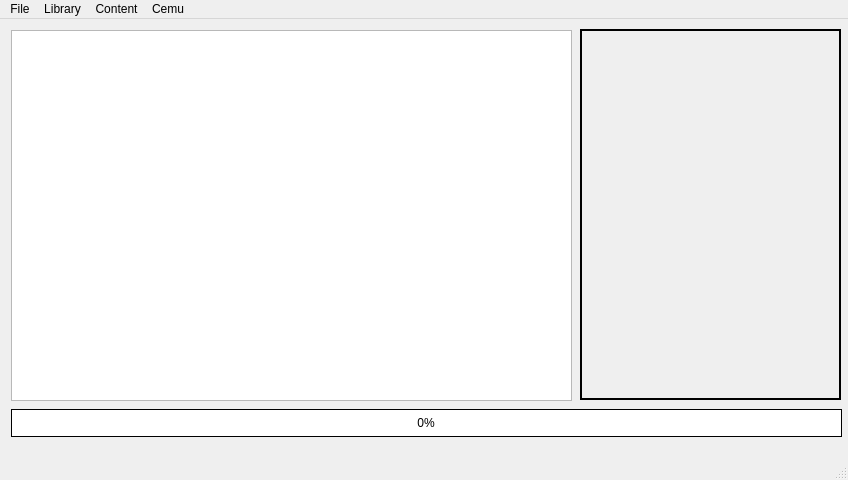
<?xml version="1.0" encoding="UTF-8"?>
<ui version="4.0">
 <class>MainWindow</class>
 <widget class="QMainWindow" name="MainWindow">
  <property name="geometry">
   <rect>
    <x>0</x>
    <y>0</y>
    <width>848</width>
    <height>480</height>
   </rect>
  </property>
  <property name="minimumSize">
   <size>
    <width>848</width>
    <height>480</height>
   </size>
  </property>
  <property name="maximumSize">
   <size>
    <width>848</width>
    <height>480</height>
   </size>
  </property>
  <property name="windowTitle">
   <string>MapleSeed++</string>
  </property>
  <property name="autoFillBackground">
   <bool>false</bool>
  </property>
  <property name="unifiedTitleAndToolBarOnMac">
   <bool>false</bool>
  </property>
  <widget class="QWidget" name="centralwidget">
   <widget class="QProgressBar" name="progressBar">
    <property name="geometry">
     <rect>
      <x>11</x>
      <y>390</y>
      <width>831</width>
      <height>28</height>
     </rect>
    </property>
    <property name="autoFillBackground">
     <bool>false</bool>
    </property>
    <property name="styleSheet">
     <string notr="true">QProgressBar {
border: 1px solid black;
text-align: center;
padding: 1px;
width: 15px;
}

QProgressBar::chunk {
background-color: #cd9bff;
border: 1px solid black;
}</string>
    </property>
    <property name="value">
     <number>0</number>
    </property>
    <property name="alignment">
     <set>Qt::AlignCenter</set>
    </property>
    <property name="textVisible">
     <bool>true</bool>
    </property>
    <property name="orientation">
     <enum>Qt::Horizontal</enum>
    </property>
    <property name="invertedAppearance">
     <bool>false</bool>
    </property>
    <property name="textDirection">
     <enum>QProgressBar::TopToBottom</enum>
    </property>
    <property name="format">
     <string>%p%</string>
    </property>
   </widget>
   <widget class="QListWidget" name="listWidget">
    <property name="geometry">
     <rect>
      <x>11</x>
      <y>11</y>
      <width>561</width>
      <height>371</height>
     </rect>
    </property>
   </widget>
   <widget class="QLabel" name="label">
    <property name="geometry">
     <rect>
      <x>580</x>
      <y>10</y>
      <width>261</width>
      <height>371</height>
     </rect>
    </property>
    <property name="minimumSize">
     <size>
      <width>0</width>
      <height>0</height>
     </size>
    </property>
    <property name="frameShape">
     <enum>QFrame::Box</enum>
    </property>
    <property name="frameShadow">
     <enum>QFrame::Plain</enum>
    </property>
    <property name="lineWidth">
     <number>2</number>
    </property>
    <property name="midLineWidth">
     <number>0</number>
    </property>
    <property name="text">
     <string/>
    </property>
    <property name="scaledContents">
     <bool>true</bool>
    </property>
   </widget>
  </widget>
  <widget class="QMenuBar" name="menubar">
   <property name="geometry">
    <rect>
     <x>0</x>
     <y>0</y>
     <width>848</width>
     <height>26</height>
    </rect>
   </property>
   <widget class="QMenu" name="menuFile">
    <property name="title">
     <string>File</string>
    </property>
    <widget class="QMenu" name="menuLog">
     <property name="enabled">
      <bool>false</bool>
     </property>
     <property name="title">
      <string>Log</string>
     </property>
     <addaction name="actionVerbose"/>
    </widget>
    <widget class="QMenu" name="menuConfig">
     <property name="enabled">
      <bool>true</bool>
     </property>
     <property name="title">
      <string>Config</string>
     </property>
     <addaction name="actionConfigTemporary"/>
     <addaction name="actionConfigPersistent"/>
    </widget>
    <addaction name="menuLog"/>
    <addaction name="menuConfig"/>
    <addaction name="separator"/>
    <addaction name="actionQuit"/>
   </widget>
   <widget class="QMenu" name="menuGame_Library">
    <property name="title">
     <string>Library</string>
    </property>
    <addaction name="actionChange_Library"/>
   </widget>
   <widget class="QMenu" name="menuContent">
    <property name="title">
     <string>Content</string>
    </property>
    <widget class="QMenu" name="menuDownload">
     <property name="title">
      <string>Download</string>
     </property>
     <addaction name="actionDownload_Title"/>
     <addaction name="actionUpdate"/>
     <addaction name="actionDLC"/>
    </widget>
    <addaction name="actionDecrypt_Content"/>
    <addaction name="menuDownload"/>
   </widget>
   <widget class="QMenu" name="menuCemu">
    <property name="title">
     <string>Cemu</string>
    </property>
    <widget class="QMenu" name="menuSave_Data">
     <property name="title">
      <string>Save Data</string>
     </property>
     <addaction name="actionBackup"/>
     <addaction name="actionImport"/>
    </widget>
    <addaction name="actionIntegrateCemu"/>
    <addaction name="menuSave_Data"/>
   </widget>
   <addaction name="menuFile"/>
   <addaction name="menuGame_Library"/>
   <addaction name="menuContent"/>
   <addaction name="menuCemu"/>
  </widget>
  <widget class="QStatusBar" name="statusbar"/>
  <action name="actionQuit">
   <property name="text">
    <string>Quit</string>
   </property>
   <property name="toolTip">
    <string>Exit the program</string>
   </property>
   <property name="shortcut">
    <string>Ctrl+Q</string>
   </property>
  </action>
  <action name="actionChange_Library">
   <property name="text">
    <string>Change</string>
   </property>
   <property name="toolTip">
    <string>Change the current games location</string>
   </property>
   <property name="shortcut">
    <string>Ctrl+L</string>
   </property>
  </action>
  <action name="actionDownload_Title">
   <property name="text">
    <string>Title</string>
   </property>
  </action>
  <action name="actionDecrypt_Content">
   <property name="text">
    <string>Decrypt</string>
   </property>
  </action>
  <action name="actionVerbose">
   <property name="checkable">
    <bool>true</bool>
   </property>
   <property name="enabled">
    <bool>true</bool>
   </property>
   <property name="text">
    <string>Verbose</string>
   </property>
  </action>
  <action name="actionUpdate">
   <property name="enabled">
    <bool>false</bool>
   </property>
   <property name="text">
    <string>Update</string>
   </property>
  </action>
  <action name="actionDLC">
   <property name="enabled">
    <bool>false</bool>
   </property>
   <property name="text">
    <string>DLC</string>
   </property>
  </action>
  <action name="actionBackup">
   <property name="enabled">
    <bool>false</bool>
   </property>
   <property name="text">
    <string>Backup</string>
   </property>
  </action>
  <action name="actionImport">
   <property name="enabled">
    <bool>false</bool>
   </property>
   <property name="text">
    <string>Import</string>
   </property>
  </action>
  <action name="actionIntegrateCemu">
   <property name="checkable">
    <bool>true</bool>
   </property>
   <property name="enabled">
    <bool>false</bool>
   </property>
   <property name="text">
    <string>Integrate</string>
   </property>
  </action>
  <action name="actionConfigTemporary">
   <property name="checkable">
    <bool>true</bool>
   </property>
   <property name="text">
    <string>Temporary</string>
   </property>
  </action>
  <action name="actionConfigPersistent">
   <property name="checkable">
    <bool>true</bool>
   </property>
   <property name="checked">
    <bool>true</bool>
   </property>
   <property name="text">
    <string>Persistent</string>
   </property>
  </action>
 </widget>
 <resources/>
 <connections/>
</ui>
